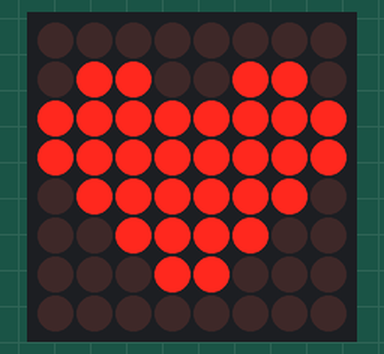
Simulated run of this sketch. Board: Arduino Uno, built with avr-gcc and run on an emulated ATmega328P. On the bench: 8×8 LED matrix. Wiring (inferred from the names in the program): MAX7219 LED driver (orientation assumed): data pin 12; clock pin 10; CS pin 11.

Above: at 0.05 s.

The sketch:

sketch_nov4a.ino
```cpp
// Animatie realizata de Cosmin Varlan
//Reguli joc:
//O celula mai putin de 2 vecini->moare(underpopulation)
//O celula are 2 sau 3 vecini->traieste
//O celula are mai multi de 3 vecini->moare(overpopulation)
//O celula moarta are exact trei vecini->revine la viata
// prima oara vom memora pozitiile la care este conectata matricea:
int MOSI_pin = 12;
int SlaveSelect_pin = 11;
int Clock_pin = 10;

byte max7219_reg_noop        = 0x00; // nu face nimic
byte max7219_reg_digit0      = 0x01; // seteaza primul rand
byte max7219_reg_digit1      = 0x02;
byte max7219_reg_digit2      = 0x03;
byte max7219_reg_digit3      = 0x04;
byte max7219_reg_digit4      = 0x05;
byte max7219_reg_digit5      = 0x06;
byte max7219_reg_digit6      = 0x07;
byte max7219_reg_digit7      = 0x08;
byte max7219_reg_decodeMode  = 0x09;
byte max7219_reg_intensity   = 0x0a;
byte max7219_reg_scanLimit   = 0x0b;
byte max7219_reg_shutdown    = 0x0c;
byte max7219_reg_displayTest = 0x0f;

void putByte(byte data) { // trebuie sa scriem bitii din data pe rand, de la stg la dreapta, sincronizat
  for (int i=7; i>=0; i--)
  {
    digitalWrite(Clock_pin, LOW);   // incepe o scriere sincronizata
    digitalWrite(MOSI_pin, data & (0x01 << i)); // cand i=7 scriu cel mai din stg bit din data...
    digitalWrite(Clock_pin, HIGH);   // a terminat sincronismul
  }
}


void toMax( byte reg, byte col) {
  digitalWrite(SlaveSelect_pin, LOW);       // selectez slaveul
  putByte(reg);                  // ii zic in ce zona de memorie scriu
  putByte(col);                  // si scriu valoarea
  digitalWrite(SlaveSelect_pin,HIGH);       // deselectez slaveul ca sa activez ce am scris
}

void setup() {

  pinMode(MOSI_pin, OUTPUT);
  pinMode(Clock_pin,  OUTPUT);
  pinMode(SlaveSelect_pin,   OUTPUT);

  digitalWrite(Clock_pin, HIGH);

// cateva setari:
  toMax(max7219_reg_scanLimit, 0x07);
  toMax(max7219_reg_decodeMode, 0x00);
  toMax(max7219_reg_shutdown, 0x01);    // nu e in shutdown
  toMax(max7219_reg_displayTest, 0x00); // nu testez nimic
   for (int i=1; i<=8; i++) {
    toMax(i,0);                         // curat fiecare rand
  }
  toMax(max7219_reg_intensity, 0x00);   // setez intensitatea la minim
}

void loop() {
   toMax(1,B00000000);
   toMax(2,B01100110);
   toMax(3,B11111111);
   toMax(4,B11111111);
   toMax(5,B01111110);
   toMax(6,B00111100);
   toMax(7,B00011000);
   toMax(8,B00000000);

   // in continnuare, vom modifica intensitatea intr-o bucla pentru a face un efect de fade:
   int dir=1, k=0;
   for(;;)
   {
      k+=dir;
      if ((k==7)||(k==0)) dir*=-1;
      toMax(max7219_reg_intensity, k);   // setez intensitatea la minim
      delay(100);
   }
}
```
